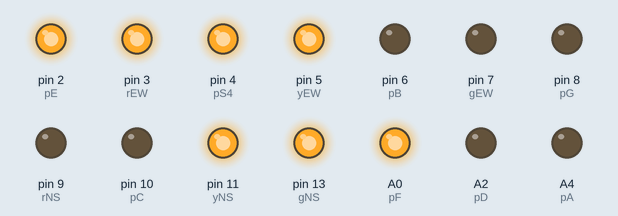
Recording of a sketch running on a simulated Arduino Uno, built with avr-gcc and run on an emulated ATmega328P. Parts: output pins drawn as LEDs (lit = HIGH).

Above: at 0.5 s.
At 1.5 s:
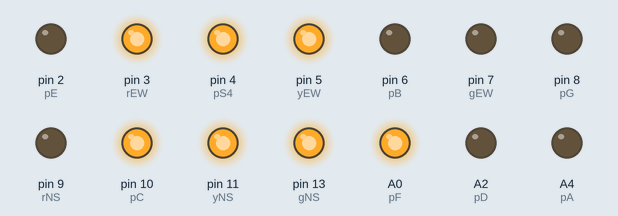
At 2.5 s:
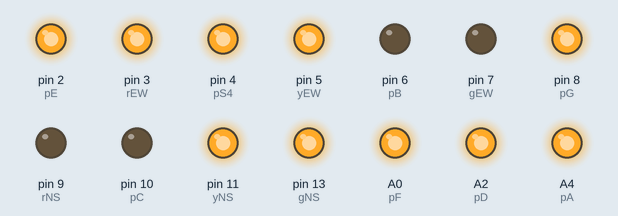
At 4.5 s:
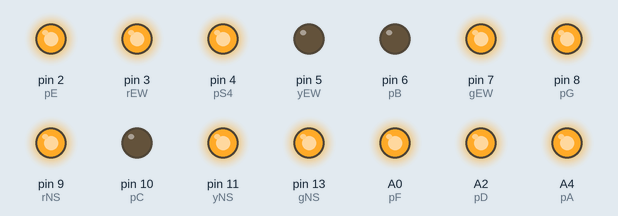
At 6.5 s:
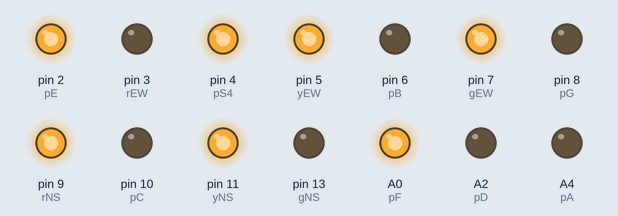
At 11.5 s:
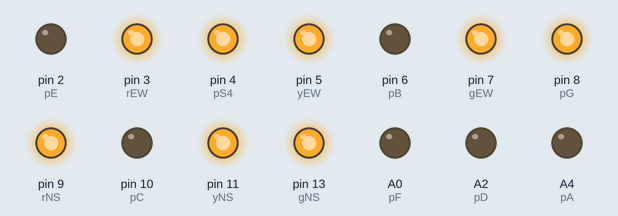
Timing chart, 0 to 13.8 s (numbered marks = the images above):
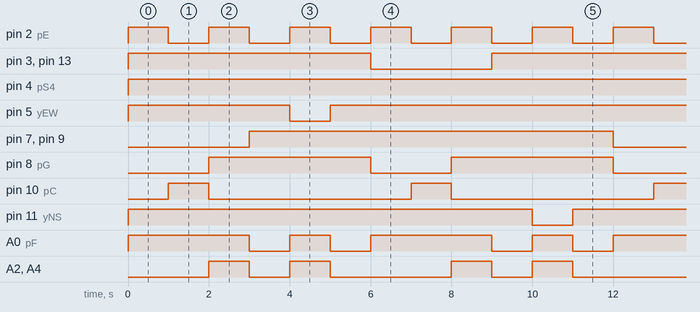

The sketch:

traffic_light_num.ino
```cpp
int rNS = 9;
int yNS = 11;
int gNS = 13;
int rEW = 3;
int yEW = 5;
int gEW = 7;
int pA = A4;
int pB = 6;
int pC = 10;
int pD = A2;
int pE = 2;
int pF = A0;
int pG = 8;
int pDP = 12;
int pS1 = A5;
int pS2 = A3;
int pS3 = A1;
int pS4 = 4;
int t = 1000;

void setup() {
  pinMode(rNS,OUTPUT);
  pinMode(yNS,OUTPUT);
  pinMode(gNS,OUTPUT);
  pinMode(rEW,OUTPUT);
  pinMode(yEW,OUTPUT);
  pinMode(gEW,OUTPUT);
  pinMode(pA, OUTPUT);
  pinMode(pB, OUTPUT);
  pinMode(pC, OUTPUT);
  pinMode(pD, OUTPUT);
  pinMode(pE, OUTPUT);
  pinMode(pF, OUTPUT);
  pinMode(pG, OUTPUT);
  pinMode(pDP, OUTPUT);
  pinMode(pS1, OUTPUT);
  pinMode(pS2, OUTPUT);
  pinMode(pS3, OUTPUT);
  pinMode(pS4, OUTPUT);
  digitalWrite (rNS,HIGH);
  digitalWrite (yNS,HIGH);
  digitalWrite (gNS,HIGH);
  digitalWrite (rEW,HIGH);
  digitalWrite (yEW,HIGH);
  digitalWrite (gEW,HIGH);
}

void loop() {
  // put your main code here, to run repeatedly:
  digitalWrite (rNS,LOW);
  digitalWrite (gEW,LOW);
  Show3();
  delay(1000);
  Show2();
  delay(1000);
  Show1();
  delay(1000);
  digitalWrite (rNS,HIGH);
  digitalWrite (gEW,HIGH);
  Show0();
  delay(1000);
  //digitalWrite (yNS,LOW);
  digitalWrite (yEW,LOW);
  Show1();
  delay(1000);
  //digitalWrite (yNS,HIGH);
  digitalWrite (yEW,HIGH);
  Show0();
  delay(1000);
  digitalWrite (gNS,LOW);
  digitalWrite (rEW,LOW);
  Show3();
  delay(1000);
  Show2();
  delay(1000);
  Show1();
  delay(1000);
  Show0();
  digitalWrite (gNS,HIGH);
  digitalWrite (rEW,HIGH);
  delay(1000);
  digitalWrite (yNS,LOW);
  //digitalWrite (yEW,LOW);
  Show1();
  delay(1000);
  Show0();
  digitalWrite (yNS,HIGH);
  //++digitalWrite (yEW,HIGH);
  Show0();
  delay(1000);


}

void Show3()
{
  digitalWrite(pA,0);
  digitalWrite(pB,0);
  digitalWrite(pC,0);
  digitalWrite(pD,0);
  digitalWrite(pE,1);
  digitalWrite(pF,1);
  digitalWrite(pG,0);
  digitalWrite(pDP,1);
  digitalWrite(pS1,0);
  digitalWrite(pS2,0);
  digitalWrite(pS3,0);
  digitalWrite(pS4,1);
}

void Show2()
{
  digitalWrite(pA,0);
  digitalWrite(pB,0);
  digitalWrite(pC,1);
  digitalWrite(pD,0);
  digitalWrite(pE,0);
  digitalWrite(pF,1);
  digitalWrite(pG,0);
  digitalWrite(pDP,1);
  digitalWrite(pS1,0);
  digitalWrite(pS2,0);
  digitalWrite(pS3,0);
  digitalWrite(pS4,1);
}

void Show1()
{
  digitalWrite(pA,1);
  digitalWrite(pB,0);
  digitalWrite(pC,0);
  digitalWrite(pD,1);
  digitalWrite(pE,1);
  digitalWrite(pF,1);
  digitalWrite(pG,1);
  digitalWrite(pDP,1);
  digitalWrite(pS1,0);
  digitalWrite(pS2,0);
  digitalWrite(pS3,0);
  digitalWrite(pS4,1);
}

void Show0()
{
  digitalWrite(pA,0);
  digitalWrite(pB,0);
  digitalWrite(pC,0);
  digitalWrite(pD,0);
  digitalWrite(pE,0);
  digitalWrite(pF,0);
  digitalWrite(pG,1);
  digitalWrite(pDP,1);
  digitalWrite(pS1,0);
  digitalWrite(pS2,0);
  digitalWrite(pS3,0);
  digitalWrite(pS4,1);
}
```

Measured:
- by itself, pin 2 (pE): alternates HIGH for 1.0 s and LOW for 1.0 s
- by itself, pin 3 (rEW), pin 7 (gEW), pin 9 (rNS), pin 13 (gNS): alternates HIGH for 9.0 s and LOW for 3.0 s
- by itself, pin 4 (pS4): LOW → HIGH at 0.00 s
- by itself, pin 5 (yEW), pin 11 (yNS): alternates HIGH for 11.0 s and LOW for 1.0 s
- by itself, pin 8 (pG): alternates HIGH for 4.0 s and LOW for 2.0 s
- by itself, pin 10 (pC): alternates HIGH for 1.0 s and LOW for 5.0 s
- by itself, A0 (pF): repeats every 6.0 s: LOW 1.0 s, HIGH 1.0 s, LOW 1.0 s, HIGH 3.0 s
- by itself, A2 (pD), A4 (pA): repeats every 6.0 s: LOW 1.0 s, HIGH 1.0 s, LOW 3.0 s, HIGH 1.0 s
